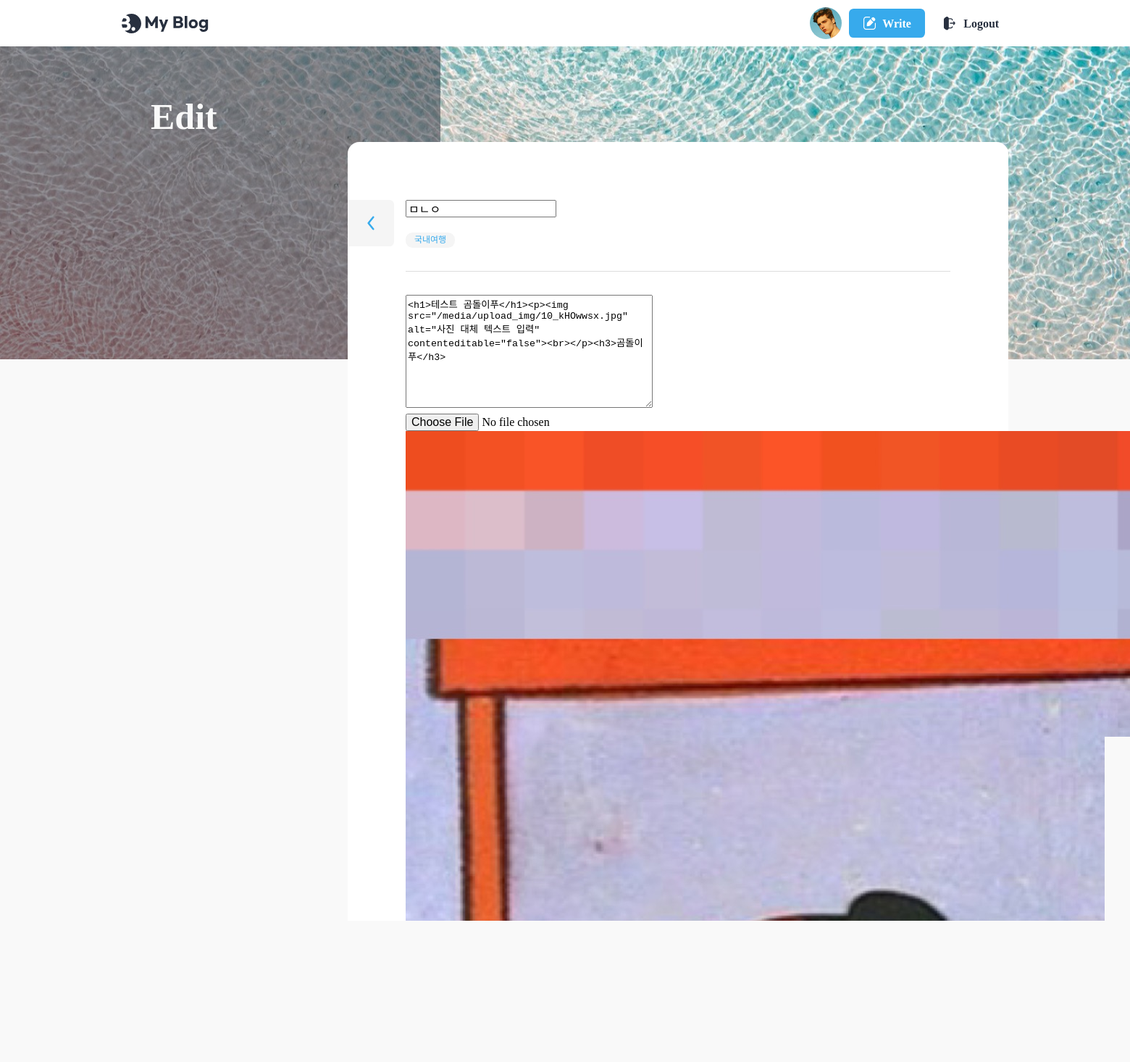
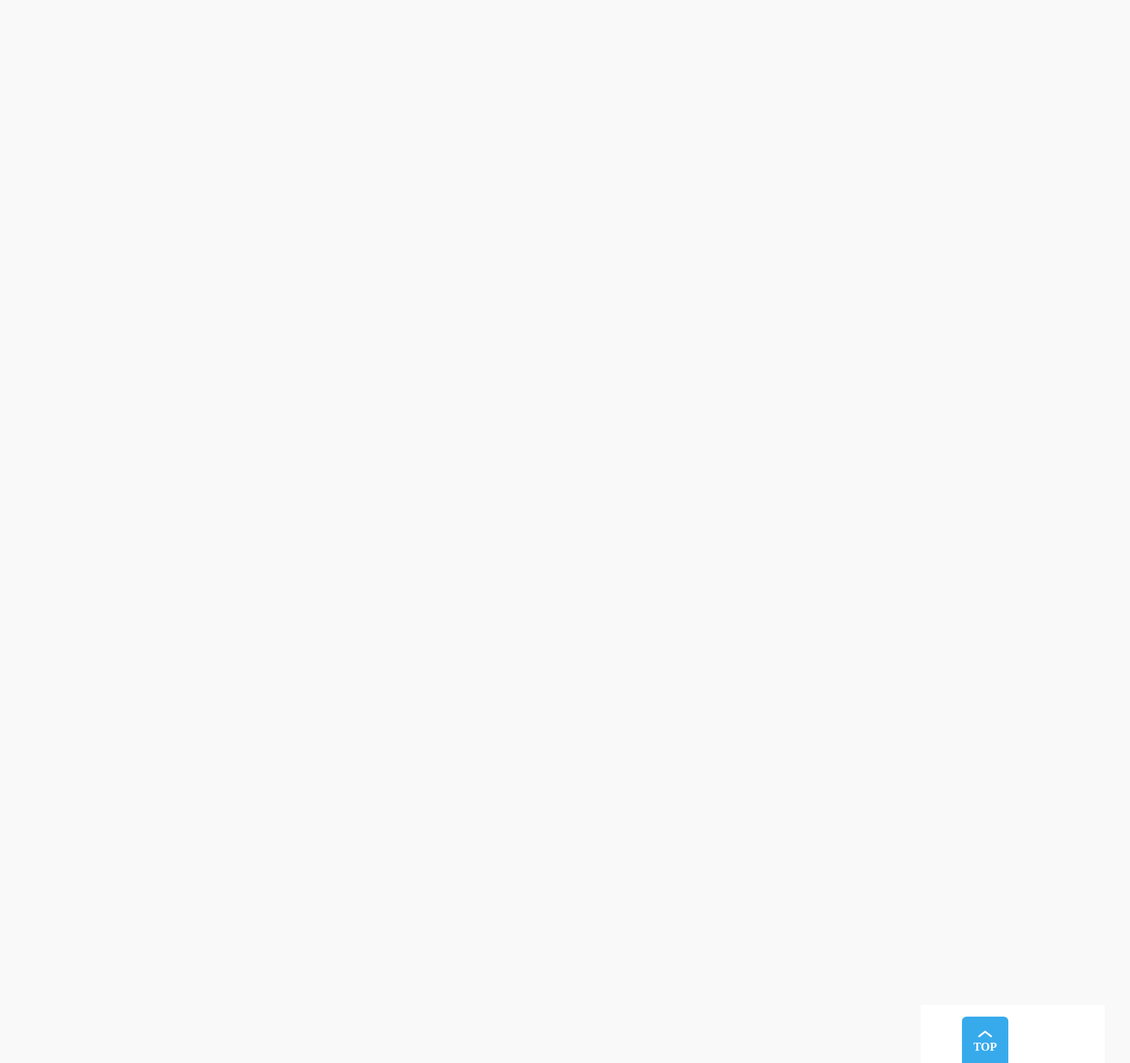
Page /blog/detail/59/edit/ on the committed database (2 pictures, top to bottom).
### blog/models.py (models this page shows, shortened)
class Post(models.Model):
    title = models.CharField(max_length=30)
    content = models.TextField()
    writer = models.ForeignKey(User, on_delete=models.CASCADE)
    category = models.CharField(max_length=10)
    created_at = models.DateTimeField(auto_now_add=True)
    updated_at = models.DateTimeField(auto_now=True)
    hit = models.PositiveIntegerField(default=0)
    image = models.ImageField(upload_to = "images/", null=True, blank=True)

### blog/views.py (the view, shortened to what this page needs)
# urls.py: path("detail/<int:pk>/edit/", views.Update.as_view(), name="edit"),
class Update(View):
    def get(self, request, pk): # post_id
        post = Post.objects.get(pk=pk)
        form = PostForm(instance=post)
        context = {
            'form': form,
            'post': post
        }
        return render(request, 'blog/post_edit.html', context)

### blog/forms.py
class PostForm(forms.ModelForm):
    YOUR_CHOICES = [
    ("국내여행", "국내여행"),
    ("해외여행", "해외여행"),
    ("먹방여행", "먹방여행"),
    ("자연여행", "자연여행"),
    ("액티비티", "액티비티"),
    ]
    category = forms.ChoiceField(choices=YOUR_CHOICES)
    class Meta:
        model = Post
        fields = ["title", "category","content", "image"]
        widgets = {
            "title": forms.TextInput(attrs={"placeholder": "Enter the title"}),
            "content": forms.Textarea(attrs={"placeholder": "Enter the content"}),
        }

### blog/templates/blog/post_edit.html (shortened to what this page needs)
{% load static %}
<!DOCTYPE html>
<html lang="ko-KR">
	<head>
		<link rel="stylesheet" href="{% static 'css/reset.css' %}" />
		<link rel="stylesheet" as="style" crossorigin href="https://cdn.jsdelivr.net/gh/orioncactus/pretendard/dist/web/static/pretendard.css" />
		<link rel="stylesheet" href="{% static 'css/global.css' %}" />
		<link rel="stylesheet" href="{% static 'css/header.css' %}" />
		<link rel="stylesheet" href="{% static 'css/footer.css' %}" />
		<link rel="stylesheet" href="{% static 'css/button.css' %}" />
		<link rel="stylesheet" href="{% static 'css/banner.css' %}" />
		<link rel="stylesheet" href="{% static 'css/category.css' %}" />
		<link rel="stylesheet" href="{% static 'css/author.css' %}" />
		<link rel="stylesheet" href="{% static 'css/wrapbox.css' %}" />
		<link rel="stylesheet" href="{% static 'css/view.css' %}" />
	</head>
	<body>
		<header>
			<div class="max-width">
				<h1>
					<a href="{% url 'blog:list' %}">
						<img src="{% static 'assets/Logo.svg' %}" alt="My Blog" />
					</a>
				</h1>
				<ul>
					<li class="profile-img">
						<a href="#">
							<img src="{% static 'assets/profile.jpg' %}" alt="My Page" />
						</a>
					</li>
					<li>
						<a href="#" class="button">
							<img src="{% static 'assets/icon-modify-white.svg' %}" alt="" />
							<span>Write</span>
						</a>
					</li>
					<li>
						<button class="button white">
							<img src="{% static 'assets/icon-logout.svg' %}" alt="" />
							<span>Logout</span>
						</button>
					</li>
				</ul>
			</div>
		</header>
		<div class="banner" style="background-image: url({% static 'images/post-background5.jpg' %})">
			<div class="max-width">
        <div class="banner-contents">
					<p class="today">Edit</p>
				</div>
			</div>
		</div>
    {% block content %}
		<div class="view">
			<div class="max-width">
				<section class="wrap-box">
					<div class="inner">
            <form action="{% url 'blog:edit' pk=post.pk %}" method="post" enctype="multipart/form-data">
              <div class="title-wrap">
                  <div>
                    <inp>{{ form.title }}</inp>
                  </div>
              </div>
            <dl class="category">
                <dd>{{ post.category }}</dd>
            </dl>
              <hr />
              <div class="view-contents">
                <p>
                  {{ form.content }}
                </p>
              </div>
              <div class="image-box">
								<input type="file" id="id_image" name="image" onchange="readURL(this);">
								<img id="preview" src="{% if post.image %}{{ post.image.url }}{% else %}{% static 'images/default.png' %}{% endif %}" alt="Image Preview">
							</div>
              <input type="submit" value="수정">
            </form>
            <a href="{% url 'blog:list' %}" class="btn-back">
            </a>
					</div>
				</section>
			</div>
		</div>
    {% endblock %}
		<footer>
			<div class="max-width">
				<h2>©Weniv Corp.</h2>
				<button class="top-button">TOP</button>
			</div>
		</footer>
	</body>
</html>

### static/css/global.css (style rules this page uses)
:root { --main-color: rgb(55, 170, 236); --main-rgb: 55, 171, 236; --outline-border: rgb(55, 160, 236); --red-color: rgb(243, 124, 75); --red-rgb: 243, 124, 75; --black-color: #28303f; --white-color: #fff; --gray-color: #767676; --border-color: #ddd; --gray-background-light: #f9f9f9; --gray-background: #f5f5f5; --gray-text: #6f6f6f; --border-radius: 0.4em; }
h1, a, div, p, section, article, input, textarea { box-sizing: border-box; }
a { text-decoration: none; color: inherit; }
html { font-size: 10px; }
body { font-size: 1.6rem; line-height: 1.4; }
input, button { font-size: inherit; font-family: inherit; }
button { cursor: pointer; }
a { border-radius: 0.8rem; overflow: hidden; }
img { vertical-align: bottom; }
body { background: var(--gray-background-light); }
.max-width { width: 1224px; max-width: calc(100% - 4rem); margin: 0 auto; }

### static/css/header.css (style rules this page uses)
header { background: var(--white-color); }
header .max-width { display: flex; align-items: center; justify-content: space-between; gap: 4rem; padding: 1rem 0; }
header h1 { font-size: 3rem; }
header h1 a { display: block; padding: 0.4rem; margin-left: -0.4rem; }
header h1 a img { display: block; }
header ul { display: flex; align-items: center; gap: 1rem; }
.profile-img a { width: 4.4rem; height: 4.4rem; display: block; border-radius: 50%; }
.profile-img img { width: 100%; height: 100%; object-fit: cover; }
header .button { text-transform: none; }

### static/css/footer.css (style rules this page uses)
footer { background: var(--white-color); margin-top: 10rem; }
footer .max-width { display: flex; align-items: center; justify-content: center; height: 8rem; position: relative; }
footer h2 { color: var(--gray-color); }
.top-button { position: absolute; bottom: 0; right: 0; width: 6.4rem; height: 6.4rem; padding-top: 2.2rem; border: 0; border-radius: var(--border-radius) var(--border-radius) 0 0; background: var(--main-color) url(../assets/ArrowTop.svg) no-repeat 50% 0.4rem / 4rem; color: var(--white-color); text-align: center; font-weight: bold; }

### static/css/button.css (style rules this page uses)
.button { display: inline-flex; align-items: center; justify-content: center; gap: 0.8rem; height: 4rem; padding: 0.2rem 1.2em 0; border: 0; border-radius: var(--border-radius); background: var(--main-color); color: var(--white-color); text-transform: uppercase; font-weight: bold; line-height: 1; }
.button img { height: 1.2em; margin-top: -0.2rem; vertical-align: middle; }
.button.white { padding: 0.2rem 0.8em 0; background: var(--white-color); color: var(--black-color); }
.button.white img { height: 1.4em; }
.btn-back { width: 6.4rem; height: 6.4rem; border-radius: 0 var(--border-radius) var(--border-radius) 0; background: var(--gray-background) url(../assets/ArrowLeft-blue.svg) no-repeat 50% 50% / 4rem; font-size: 1.6rem; }

### static/css/banner.css (style rules this page uses)
.banner { position: relative; background: url(../assets/background.jpg) no-repeat 50% 50% / cover; height: 27em; margin-bottom: -7em; }
.banner-contents { width: 28rem; padding: 7rem 0 14.5rem; text-align: center; color: var(--gray-background-light); }
.banner-contents::before { content: ""; display: block; position: absolute; top: 0; left: 0; width: calc((100% - 1224px) / 2 + 44rem); height: 100%; background: rgba(40, 48, 63, 0.5); }
.banner-contents > * { position: relative; }
.today { padding-left: 0.8em; font-size: 5rem; font-weight: bold; text-align: left; line-height: 1.1; }

### static/css/category.css (style rules this page uses)
.category { display: flex; flex-wrap: wrap; color: var(--main-color); }
.category dd { margin-right: 0.4rem; padding: 0.2rem 1.2rem; border-radius: calc(var(--border-radius) * 2); background: var(--gray-background); font-size: 1.2rem; }

### static/css/wrapbox.css (style rules this page uses)
.wrap-box { position: relative; width: 60rem; max-width: calc(100% - 4rem); margin: -22rem auto 0; padding: 8rem 0; border-radius: var(--border-radius); background: var(--white-color); font-size: 4rem; transition: all 0.3s; }
.wrap-box .inner { width: 39.2rem; max-width: calc(100% - 8rem); margin: 0 auto; font-size: 1.6rem; }
.mypage .wrap-box, .view .wrap-box, .write .wrap-box { width: 91.2rem; max-width: 100%; margin: -30rem 0 auto auto; padding: 8rem; }
.view .wrap-box .inner, .write .wrap-box .inner { width: 100%; max-width: 100%; }
.wrap-box hr { border: 1px solid var(--border-color); border-width: 1px 0 0 0; margin: 3.2rem 0; }

### rows in the picture
Post: title "ㅁㄴㅇ", category "국내여행", content "<h1>테스트 곰돌이푸</h1><p><img src=\"/media/upload_img/10_kHOwwsx.jpg\" alt=\"사진 대체 텍스트 입력\" contenteditable=\"false\"><br></p><h3>곰돌이푸</h3>", image (picture)
